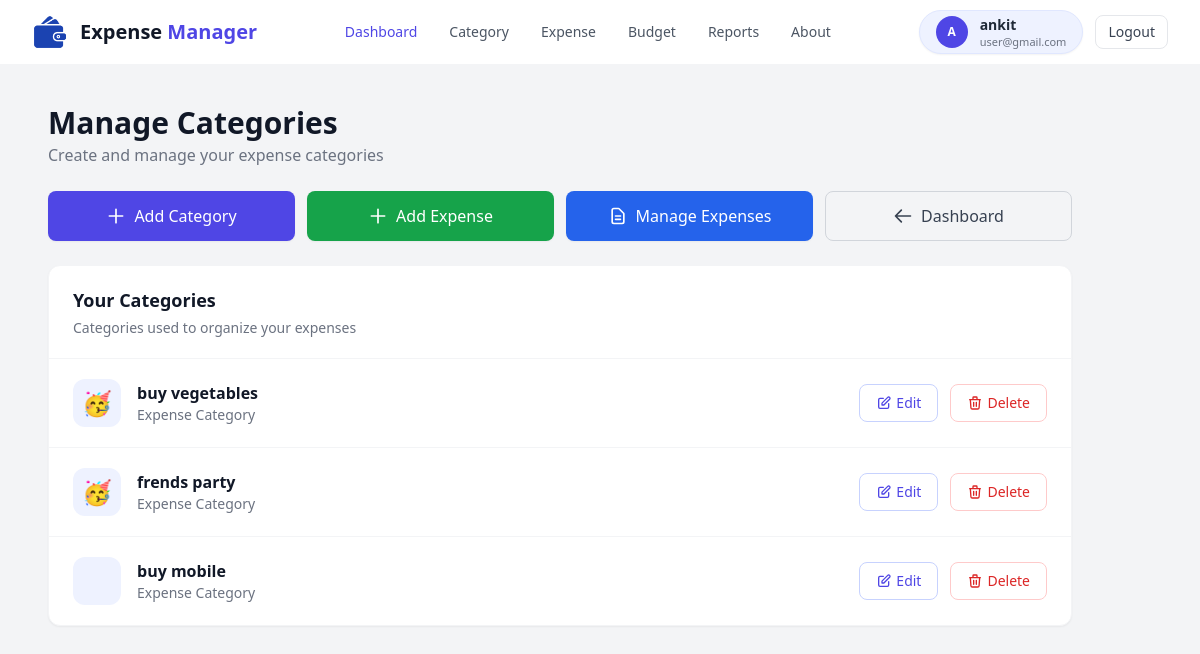
Page /manage_category/ (signed in) on the committed database.
### expense/models.py (models this page shows, shortened)
class ExpenseCategory(models.Model):
    user = models.ForeignKey(User,on_delete=models.CASCADE,related_name="expense_categories")
    category_name = models.CharField(max_length=50)
    category_icon = models.CharField(max_length=10,default="📦")

### expense/views.py (the view)
# urls.py: path("manage_category/", views.manage_category, name="manage_category"),
@login_required
def manage_category(req):
    categories = ExpenseCategory.objects.filter(user = req.user)
    data ={
            "categories" : categories
        }
    return render(req, "manage_category.html",data)

### expense/templates/manage_category.html (shortened to what this page needs)
{% load static %}
<!DOCTYPE html>
<html lang="en">
<head>
    <script src="https://cdn.tailwindcss.com"></script>
</head>
<body class="min-h-screen bg-gray-100 text-gray-800">
    <header class="bg-white border-b border-gray-100 sticky top-0 z-50">
        <div class="max-w-7xl mx-auto px-4 sm:px-6 lg:px-8">
            <div class="flex items-center justify-between h-16">
                <a href="{% url 'dashboard' %}" class="flex items-center gap-2 sm:gap-3 shrink-0">
                    <div class="w-8 h-8 sm:w-9 sm:h-9 flex items-center justify-center">
                        <img src="{% static 'wallet.png' %}" alt="Logo" class="h-full w-auto object-contain">
                    </div>
                    <span class="text-lg sm:text-xl font-bold text-gray-900">
                        Expense <span class="text-indigo-600">Manager</span>
                    </span>
                </a>
                <nav class="hidden md:flex items-center gap-6 lg:gap-8">
                    <a href="{% url 'dashboard' %}" class="text-sm font-medium text-indigo-600">
                        Dashboard
                    </a>
                    <a href="{% url 'add_category' %}" class="text-sm font-medium text-gray-600 hover:text-indigo-600 transition-colors">
                        Category
                    </a>
                    <a href="{% url 'add_expense' %}" class="text-sm font-medium text-gray-600 hover:text-indigo-600 transition-colors">
                        Expense
                    </a>
                    <a href="{% url 'set_budget' %}" class="text-sm font-medium text-gray-600 hover:text-indigo-600 transition-colors">
                        Budget
                    </a>
                    <a href="{% url 'reports' %}" class="text-sm font-medium text-gray-600 hover:text-indigo-600 transition-colors">
                        Reports
                    </a>
                    <a href="" class="text-sm font-medium text-gray-600 hover:text-indigo-600 transition-colors">
                        About
                    </a>
                </nav>
                <div class="flex items-center gap-2 sm:gap-3">
                    {% if request.user.is_authenticated %}
                    <div class="flex items-center gap-2 sm:gap-3 rounded-full border border-indigo-100 bg-indigo-50 px-2 sm:px-4 py-1 shadow-sm">
                        <div class="flex h-7 w-7 sm:h-8 sm:w-8 shrink-0 items-center justify-center rounded-full bg-indigo-600 text-xs font-bold text-white">
                            {% if request.user.first_name %}
                            {{ request.user.first_name|first|upper }}
                            {% else %}
                            {{ request.user.username|first|upper }}
                            {% endif %}
                        </div>
                        <div class="hidden sm:flex flex-col leading-tight max-w-[130px] lg:max-w-[200px]">
                            <span class="text-xs sm:text-sm font-semibold text-gray-800 truncate">
                                {% if request.user.first_name %}
                                {{ request.user.first_name }} {% if request.user.last_name %}{{ request.user.last_name }}{% endif %}
                                {% else %}
                                {{ request.user.username }}
                                {% endif %}
                            </span>
                            <span class="text-[10px] sm:text-[11px] text-gray-500 truncate">{{ request.user.email }}</span>
                        </div>
                    </div>
                    <a href="{% url 'logout' %}"
                        class="inline-flex items-center justify-center rounded-lg border border-gray-200 bg-white px-2.5 sm:px-3 py-1.5 text-xs sm:text-sm font-medium text-gray-700 transition hover:border-red-200 hover:text-red-600">
                        Logout
                    </a>
                    {% endif %}
                </div>
            </div>
        </div>
    </header>
    <div class="maincontainer max-w-6xl mx-auto px-4 sm:px-6 py-6 sm:py-10">
        <div class="container mb-8">
            <div class="flex items-center justify-between mb-6">
                <div class="head">
                    <h1 class="text-2xl sm:text-3xl font-bold text-gray-900">Manage Categories</h1>
                    <p class="text-sm sm:text-base text-gray-500 mt-0.5">Create and manage your expense categories</p>
                </div>
            </div>
            <div class="grid grid-cols-1 sm:grid-cols-2 lg:grid-cols-4 gap-3 mb-6">
                <a href="{% url 'add_category' %}"
                    class="inline-flex items-center justify-center gap-2 bg-indigo-600 text-white px-4 py-2.5 sm:py-3 rounded-lg text-sm sm:text-base font-medium hover:bg-indigo-700 transition shadow-sm">
                    <svg class="w-5 h-5" fill="none" stroke="currentColor" viewBox="0 0 24 24">
                        <path stroke-linecap="round" stroke-linejoin="round" stroke-width="2" d="M12 4v16m8-8H4" />
                    </svg>
                    Add Category
                </a>
                <a href="{% url 'add_expense' %}"
                    class="inline-flex items-center justify-center gap-2 bg-green-600 text-white px-4 py-2.5 sm:py-3 rounded-lg text-sm sm:text-base font-medium hover:bg-green-700 transition shadow-sm">
                    <svg class="w-5 h-5" fill="none" stroke="currentColor" viewBox="0 0 24 24">
                        <path stroke-linecap="round" stroke-linejoin="round" stroke-width="2" d="M12 4v16m8-8H4" />
                    </svg>
                    Add Expense
                </a>
                <a href="{% url 'manage_expense' %}"
                    class="inline-flex items-center justify-center gap-2 bg-blue-600 text-white px-4 py-2.5 sm:py-3 rounded-lg text-sm sm:text-base font-medium hover:bg-blue-700 transition shadow-sm">
                    <svg class="w-5 h-5" fill="none" stroke="currentColor" viewBox="0 0 24 24">
                        <path stroke-linecap="round" stroke-linejoin="round" stroke-width="2"
                            d="M9 12h6m-6 4h6m2 5H7a2 2 0 01-2-2V5a2 2 0 012-2h5.586a1 1 0 01.707.293l5.414 5.414a1 1 0 01.293.707V19a2 2 0 01-2 2z" />
                    </svg>
                    Manage Expenses
                </a>
                <a href="{% url 'dashboard' %}"
                    class="inline-flex items-center justify-center gap-2 border border-gray-300 text-gray-700 px-4 py-2.5 sm:py-3 rounded-lg text-sm sm:text-base font-medium hover:bg-gray-50 transition">
                    <svg class="w-5 h-5" fill="none" stroke="currentColor" viewBox="0 0 24 24">
                        <path stroke-linecap="round" stroke-linejoin="round" stroke-width="2"
                            d="M10 19l-7-7m0 0l7-7m-7 7h18" />
                    </svg>
                    Dashboard
                </a>
            </div>
            <div class="card bg-white rounded-xl shadow-sm border border-gray-100 overflow-hidden">
                <div class="head px-5 py-4 sm:px-6 sm:py-5 border-b border-gray-100">
                    <h2 class="text-base sm:text-lg font-semibold text-gray-900">Your Categories</h2>
                    <p class="text-xs sm:text-sm text-gray-500 mt-0.5 sm:mt-1">
                        Categories used to organize your expenses
                    </p>
                </div>
                <div class="catlist divide-y divide-gray-100">
                    {% if categories %}
                    {% for category in categories %}
                    <div class="flex flex-col sm:flex-row sm:items-center justify-between gap-4 p-4 sm:px-6 sm:py-5 hover:bg-gray-50 transition">
                        <div class="catinfo flex items-center gap-3 sm:gap-4 min-w-0">
                            <div class="icon w-10 h-10 sm:w-12 sm:h-12 rounded-xl bg-indigo-50 flex items-center justify-center text-xl sm:text-2xl shrink-0">
                                {{category.category_icon}}</div>
                            <div class="nameinfo min-w-0">
                                <h3 class="font-semibold text-gray-900 text-sm sm:text-base truncate">{{category.category_name}}</h3>
                                <p class="text-xs sm:text-sm text-gray-500">Expense Category</p>
                            </div>
                        </div>
                        <div class="editdelete flex items-center gap-2 sm:gap-3 self-end sm:self-auto shrink-0">
                            <a href="{% url 'edit_category' category.id %}"
                                class="inline-flex items-center gap-1 px-3 sm:px-4 py-1.5 sm:py-2 text-xs sm:text-sm font-medium text-indigo-600 border border-indigo-200 rounded-lg hover:bg-indigo-50 transition">
                                <svg class="w-3.5 h-3.5 sm:w-4 sm:h-4" fill="none" stroke="currentColor" viewBox="0 0 24 24">
                                    <path stroke-linecap="round" stroke-linejoin="round" stroke-width="2" d="M11 5H6a2 2 0 00-2 2v11a2 2 0 002 2h11a2 2 0 002-2v-5m-1.414-9.414a2 2 0 112.828 2.828L11.828 15H9v-2.828l8.586-8.586z" />
                                </svg>
                                Edit
                            </a>
                            <a href="{% url 'delete_category' category.id %}"
                                class="inline-flex items-center gap-1 px-3 sm:px-4 py-1.5 sm:py-2 text-xs sm:text-sm font-medium text-red-600 border border-red-200 rounded-lg hover:bg-red-50 transition">
                                <svg class="w-3.5 h-3.5 sm:w-4 sm:h-4" fill="none" stroke="currentColor" viewBox="0 0 24 24">
                                    <path stroke-linecap="round" stroke-linejoin="round" stroke-width="2" d="M19 7l-.867 12.142A2 2 0 0116.138 21H7.862a2 2 0 01-1.995-1.858L5 7m5 4v6m4-6v6m1-10V4a1 1 0 00-1-1h-4a1 1 0 00-1 1v3M4 7h16" />
                                </svg>
                                Delete
                            </a>
                        </div>
                    </div>
                    {% endfor %}
                    {% endif %}
                </div>
            </div>
        </div>
    </div>
</body>
</html>

### rows in the picture
ExpenseCategory: category_icon "🥳", category_name "buy vegetables"
ExpenseCategory: category_icon "🥳", category_name "frends party"
ExpenseCategory: category_name "buy mobile"

### other values in the picture
{{ request.user.username|first|upper }} "A"
{{ request.user.username }} "ankit"
{{ request.user.email }} "user@gmail.com"
